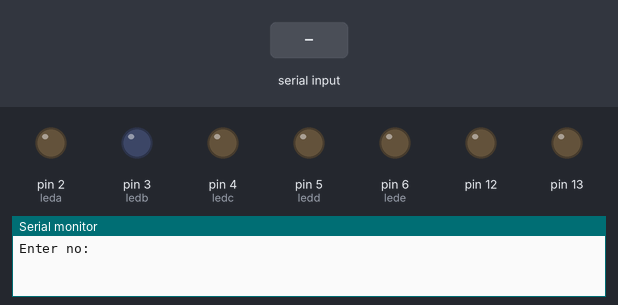
A sketch run on a simulated Arduino Uno, built with avr-gcc and run on an emulated ATmega328P. On the bench: output pins drawn as LEDs (lit = HIGH), the last lines printed to the serial monitor. Inputs (shaded band) come from the test bench.

Above: at 1.2 s.
1.3 s: "1\n" received over Serial
At 1.9 s:
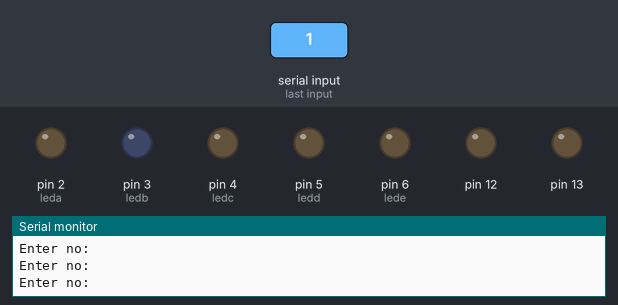
2.9 s: "2\n" received over Serial
At 3.7 s:
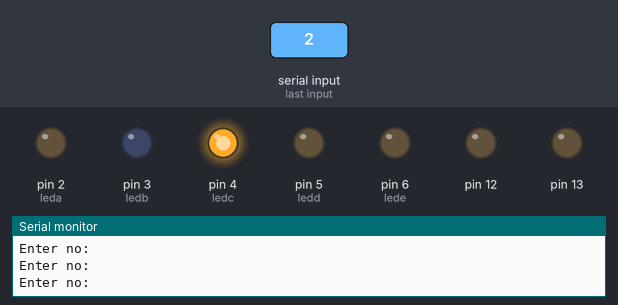
5.5 s: "3\n" received over Serial
At 6.3 s:
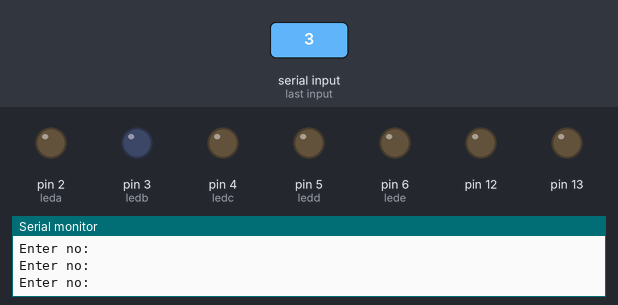
7.1 s: "5\n" received over Serial
At 7.5 s:
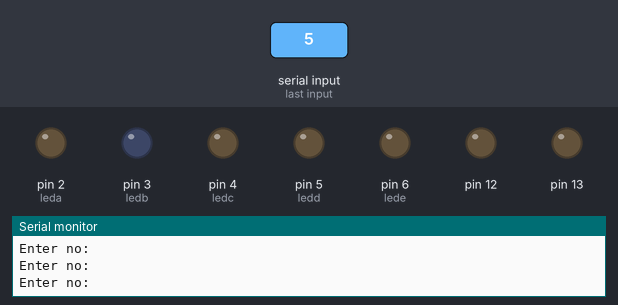
Timing chart, 0 to 9.7 s (numbered marks = the images above; inputs shaded):
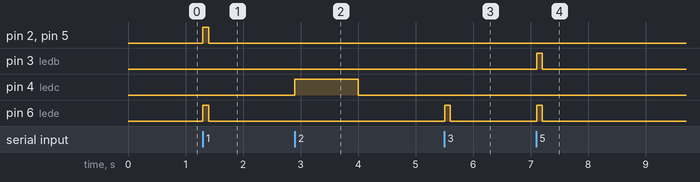

Measured:
- after the input at 1.3 s, pin 2 (leda), pin 5 (ledd), pin 6 (lede): LOW → HIGH at once, → LOW 0.10 s later
- after the input at 2.9 s, pin 4 (ledc): LOW → HIGH at once, → LOW 1.1 s later
- after the input at 5.5 s, pin 6 (lede): LOW → HIGH at once, → LOW 0.10 s later
- after the input at 7.1 s, pin 3 (ledb), pin 6 (lede): LOW → HIGH at once, → LOW 0.10 s later

The sketch:

7seg_Serial_Input.ino
```cpp
//This code takes input from the user in the serial monitor and then displays the respective input on a 7 segment COMMON ANODE display

int leda = 2;
int ledb = 3;
int ledc = 4;
int ledd = 5;
int lede = 6;
int ledf = 7;
int ledg = 8;

int dip1=13;
int dip2=12;
int dip3=11;
int dip4=10;

int data;
int dt = 1000;

void setup() {

  pinMode(12, OUTPUT);
  pinMode(13, OUTPUT);
  pinMode(2, OUTPUT);
  pinMode(3, OUTPUT);
  pinMode(4, OUTPUT);
  pinMode(5, OUTPUT);
  pinMode(6, OUTPUT);

  Serial.begin(9600);
  Serial.println("Enter no: ");
  Serial.setTimeout(100);
}
void loop() {

  if (Serial.available() > 0) {
    data = Serial.parseInt();
    Serial.println("Enter no: ");
  }

//------------------------------------------------here I have coded in the simplest way possible using multiple if-else statements, feel free to switch it out with switch-case or even make functions to make the program more modular
  if (data == 0) {
    digitalWrite(leda, LOW);  // I am using a common anode 7 segment, if you're using a common cathode display, swap the "high" and "low" values. Also, note the wiring differences between a common cathode display and a common anode.
    digitalWrite(ledb, LOW);  // in CA, the current is sunk into the uC, while in CC, the current is sourced from the uC for the LEDs
    digitalWrite(ledc, LOW);
    digitalWrite(ledd, LOW);
    digitalWrite(lede, LOW);
    digitalWrite(ledf, LOW);
    digitalWrite(ledg, HIGH);


  }

  else if (data == 1) {
    digitalWrite(leda, HIGH);
    digitalWrite(ledb, LOW);
    digitalWrite(ledc, LOW);
    digitalWrite(ledd, HIGH);
    digitalWrite(lede, HIGH);
    digitalWrite(ledf, HIGH);
    digitalWrite(ledg, HIGH);

    //1

  }

  else if (data == 2) {
    digitalWrite(leda, LOW);
    digitalWrite(ledb, LOW);
    digitalWrite(ledc, HIGH);
    digitalWrite(ledd, LOW);
    digitalWrite(lede, LOW);
    digitalWrite(ledf, HIGH);
    digitalWrite(ledg, LOW);
    delay(dt);


    //2

  }

  else if (data == 3) {
    digitalWrite(leda, LOW);
    digitalWrite(ledb, LOW);
    digitalWrite(ledc, LOW);
    digitalWrite(ledd, LOW);
    digitalWrite(lede, HIGH);
    digitalWrite(ledf, HIGH);
    digitalWrite(ledg, LOW);

    //3

  }

  else if (data == 4) {
    digitalWrite(leda, HIGH);
    digitalWrite(ledb, LOW);
    digitalWrite(ledc, LOW);
    digitalWrite(ledd, HIGH);
    digitalWrite(lede, HIGH);
    digitalWrite(ledf, LOW);
    digitalWrite(ledg, LOW);

    //4

  }

  else if (data == 5) {
    digitalWrite(leda, LOW);
    digitalWrite(ledb, HIGH);
    digitalWrite(ledc, LOW);
    digitalWrite(ledd, LOW);
    digitalWrite(lede, HIGH);
    digitalWrite(ledf, LOW);
    digitalWrite(ledg, LOW);


  }

  else if (data == 6) {
    digitalWrite(leda, HIGH);
    digitalWrite(ledb, HIGH);
    digitalWrite(ledc, LOW);
    digitalWrite(ledd, LOW);
    digitalWrite(lede, LOW);
    digitalWrite(ledf, LOW);
    digitalWrite(ledg, LOW);

    //6
  }
  else if (data == 7) {
    digitalWrite(leda, LOW);
    digitalWrite(ledb, LOW);
    digitalWrite(ledc, LOW);
    digitalWrite(ledd, HIGH);
    digitalWrite(lede, HIGH);
    digitalWrite(ledf, HIGH);
    digitalWrite(ledg, HIGH);

    //7
  }


  else if (data == 8) {
    digitalWrite(leda, LOW);
    digitalWrite(ledb, LOW);
    digitalWrite(ledc, LOW);
    digitalWrite(ledd, LOW);
    digitalWrite(lede, LOW);
    digitalWrite(ledf, LOW);
    digitalWrite(ledg, LOW);

    //8
  }

  else if (data == 9) {
    digitalWrite(leda, LOW);
    digitalWrite(ledb, LOW);
    digitalWrite(ledc, LOW);
    digitalWrite(ledd, LOW);
    digitalWrite(lede, HIGH);
    digitalWrite(ledf, LOW);
    digitalWrite(ledg, LOW);

    //9
  }

  /*else if(data==NULL){
    digitalWrite(leda, HIGH);
    digitalWrite(ledb, HIGH);
    digitalWrite(ledc, HIGH);
    digitalWrite(ledd, HIGH);
    digitalWrite(lede, HIGH);
    digitalWrite(ledf, HIGH);
    digitalWrite(ledg, LOW);
    }*/

}
```
